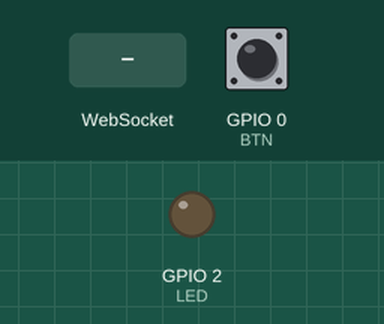
Simulated run of this sketch. Board: ESP8266 (NodeMCU). On the bench: output pins drawn as LEDs (lit = HIGH). The inputs (shaded band) are chosen by the test bench; at power-on: GPIO 0 (BTN) HIGH. WiFi joins after 1.5 s; servers stay silent unless stated; what the sketch prints to the serial monitor is not drawn.

Above: at 2.7 s.
2.8 s: WebSocket text "offD1" received
At 3.5 s:
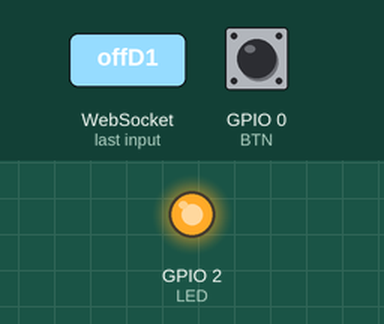
4.3 s: WebSocket text "onD1" received
At 4.6 s:
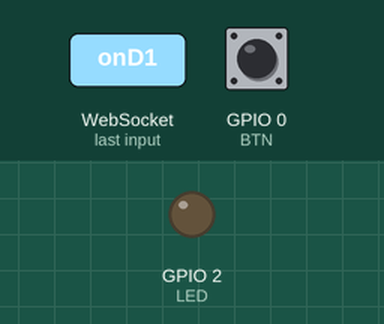
Timing chart, 0 to 7.3 s (numbered marks = the images above; inputs shaded):
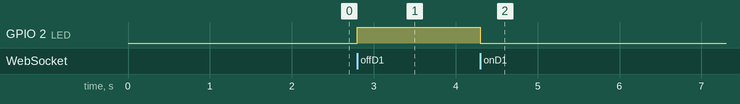

The sketch:

SOCKET_CLIENT.ino
```cpp
#include <Arduino.h>
#include <ESP8266WiFi.h>
#include <WebSocketsClient.h> //https://github.com/Links2004/arduinoWebSockets
WebSocketsClient webSocket;
const char* ssid = "E-SMART"; //Đổi thành wifi của bạn
const char* password = "12345678"; //Đổi pass luôn
const char* ip_host = "192.168.4.1"; //Đổi luôn IP host của PC nha
const uint16_t port = 81; //Port thích đổi thì phải đổi ở server nữa
const int LED = 2;
const int BTN = 0;
void webSocketEvent(WStype_t type, uint8_t * payload, size_t length) {
  String payloadString = (const char *)payload;
  Serial.print("payloadString= ");
  Serial.println(payloadString);
  String s = "";
  if(payloadString == "onD1"){
    digitalWrite(LED,LOW);
  }else if(payloadString == "offD1"){
    digitalWrite(LED,HIGH);
}
}
void setup() {
  pinMode(LED, OUTPUT);
  pinMode(BTN, INPUT);
  Serial.begin(9600);
  Serial.println("ESP8266 Websocket Client");
  WiFi.mode(WIFI_STA);
  WiFi.begin(ssid, password);
  while (WiFi.status() != WL_CONNECTED) {
    delay(500);
    Serial.print(".");
  }
  webSocket.begin(ip_host, port);
  webSocket.onEvent(webSocketEvent);
}
void loop() {
  webSocket.loop();
  static bool isPressed = false;
  if (!isPressed && digitalRead(BTN) == 0) { //Nhấn nút nhấn GPIO0
    isPressed = true;
    uint8_t va[1]={0};
    va[0]=1;
    webSocket.sendBIN(va,2);
  } else if (isPressed && digitalRead(BTN)) { //Nhả nút nhấn GPIO0
    isPressed = false;
    webSocket.sendTXT("offD1");
  }
}
```

Measured:
- after the input at 2.8 s, GPIO 2 (LED): LOW → HIGH at once
- after the input at 4.3 s, GPIO 2 (LED): HIGH → LOW at once
